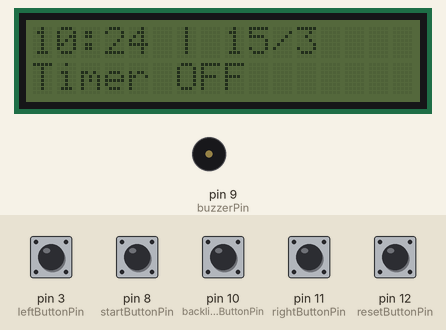
Recording of a sketch running on a simulated Arduino Uno, built with avr-gcc and run on an emulated ATmega328P. Shown: 16×2 character LCD, buzzer (waves = sounding, pin HIGH). Inputs (shaded band) come from the test bench; at power-on: pin 3 (leftButtonPin), pin 8 (startButtonPin), pin 10 (backlightButtonPin), pin 11 (rightButtonPin), pin 12 (resetButtonPin) LOW. The local clock reads 2024-03-15 10:24:30 at power-on unless the sketch sets it.

Above: at 1.2 s.
1.3 s: pin 8 (startButtonPin) pulled HIGH for 0.15 s
At 2.3 s:
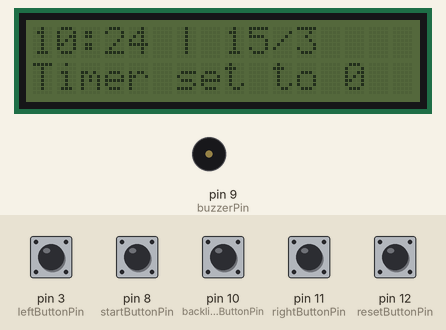
2.9 s: pin 10 (backlightButtonPin) pulled HIGH for 0.15 s
At 3.2 s:
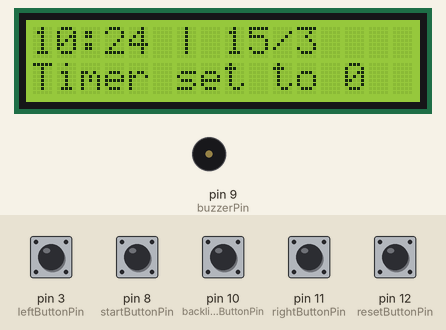
4.5 s: pin 12 (resetButtonPin) pulled HIGH for 0.15 s
At 5.7 s:
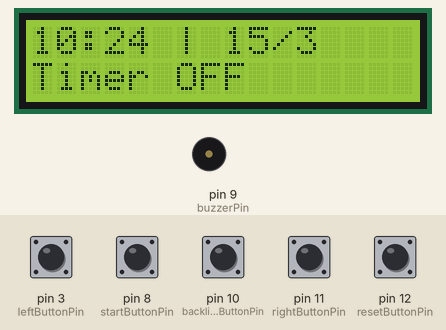
6.1 s: pin 8 (startButtonPin) pulled HIGH for 1 s
At 7.5 s:
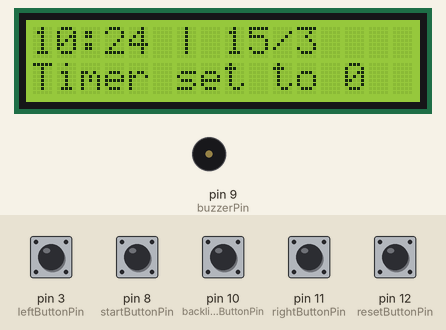
8.6 s: pin 11 (rightButtonPin) pulled HIGH for 1 s
At 10.8 s:
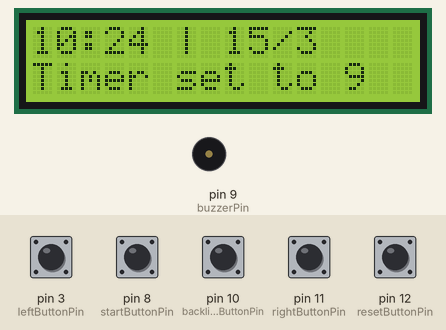
11.1 s: pin 8 (startButtonPin) pulled HIGH for 0.15 s
At 11.5 s:
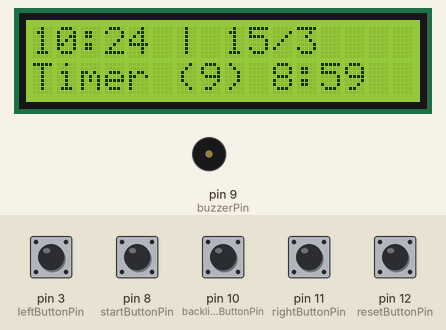
Timing chart, 0 to 14.1 s (numbered marks = the images above; inputs shaded):
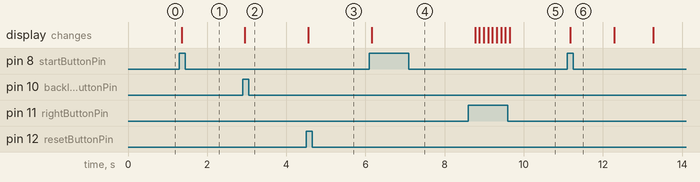

Measured:
- after the input at 1.3 s, the display: changes after 0.05 s (image 1)
- after the input at 2.9 s, the display: changes after 0.05 s (image 2)
- after the input at 4.5 s, the display: changes after 0.05 s (image 3)
- after the input at 6.1 s, the display: changes after 0.06 s (image 4)
- after the input at 8.6 s, the display: first changes after 0.17 s (image 5 shows a later state)
- after the input at 11.1 s, the display: changes after 0.07 s (image 6)

The sketch:

Timer.ino
```cpp
#include <LiquidCrystal_I2C.h>
#include <Wire.h>
#include <TimeLib.h>
#include <virtuabotixRTC.h>

//Objects:
LiquidCrystal_I2C lcd(0x27, 16, 2); //I2C pins --> SDA - AX; SCL - AX
virtuabotixRTC clockModule(5, 6, 7); //CLK, DAT, RST

//Variables:
int counter = 0;
int timerCounter;
String mode = "TIMEROFF";
int timerMin;
int timerSec;
int minRestantes;
int secRestantes;

/*
   Buttons:
*/
int startButtonPin = 8;
int startButton;
int resetButtonPin = 12;
int resetButton;
int leftButtonPin = 3;
int leftButton;
int rightButtonPin = 11;
int rightButton;
int backlightButtonPin = 10;
int backlightButton;

/*
   Buzzer:
*/
int buzzerPin = 9;

/*
   LCD
*/
int backlightStatus;
int backlightStatusOld = 1;
int backlightStatusNew;

/****************************************************/

void setup() {
  // put your setup code here, to run once:

  Serial.begin(9600);
  /*
     Buttons
  */
  pinMode(startButtonPin, INPUT);
  pinMode(resetButtonPin, INPUT);
  pinMode(leftButtonPin, INPUT);
  pinMode(rightButtonPin, INPUT);
  pinMode(buzzerPin, OUTPUT);

  /*
     Clock Module setup: clockObject.setDS1302Time(sec, min, hr, day week, day month, month, year);
  */
  //clockModule.setDS1302Time(0, 14, 22, 3, 20, 10, 2021); //Comentar despues de la primera

  /*
     LCD
  */
  lcd.init();
}

/****************************************************/

void loop() {
  // put your main code here, to run repeatedly:
  clockModule.updateTime();

  /*
     Buttons:
  */
  startButton = digitalRead(startButtonPin);
  resetButton = digitalRead(resetButtonPin);
  leftButton = digitalRead(leftButtonPin);
  rightButton = digitalRead(rightButtonPin);
  backlightButton = digitalRead(backlightButtonPin);

  /*
     Backlight toggle:
  */
  backlightStatusNew = backlightButton;
  if (backlightStatusOld == 0 and backlightStatusNew == 1) {
    if (backlightStatus == 0) {
      lcd.setBacklight(HIGH);
      backlightStatus = 1;
    }
    else {
      lcd.setBacklight(LOW);
      backlightStatus = 0;
    }
  }
  backlightStatusOld = backlightStatusNew;

  /*
     LCD prints:
  */
  //lcd.clear();
  lcd.setCursor(0, 0);
  lcd.print(clockModule.hours);
  lcd.print(":");
  lcd.print(clockModule.minutes);
  lcd.print(" | ");
  lcd.print(clockModule.dayofmonth);
  lcd.print("/");
  lcd.print(clockModule.month);
  lcd.print("  ");
  lcd.setCursor(0, 1);
  lcd.print("Timer ");

  if (startButton == 1 and timerCounter == 0) {
    lcd.setCursor(6, 1);
    lcd.print("          ");
    timerCounter = 0;
    mode = "TIMERON";
  }

  if (mode == "TIMERON") {
    lcd.setCursor(6, 1);
    lcd.print("set to ");
    lcd.print(timerCounter);
    lcd.print("     ");
    if (rightButton == 1) {
      timerCounter++;
      delay(75);
    }
    if (leftButton == 1) {
      timerCounter--;
      delay(75);
    }
    if (timerCounter <= 0) {
      timerCounter = 0;
    }
  }

  if (resetButton == 1) {
    mode = "TIMEROFF";
    timerCounter = 0;
  }
  if (mode == "TIMEROFF") {
    lcd.setCursor(6, 1);
    lcd.print("OFF       ");
  }

  //start of timer:
  if (startButton == 1 and timerCounter != 0) {
    mode = "TIMER_RUNNING";
    lcd.setCursor(6, 1);
    lcd.print("          ");
    setTime(0);
  }
  if (mode == "TIMER_RUNNING") {
    time_t t = now();
    timerMin = minute(t);
    timerSec = second(t);
    minRestantes = timerCounter - 1 - timerMin;
    secRestantes = 59 - timerSec;

    lcd.setCursor(6, 1);
    lcd.print("(");
    lcd.print(timerCounter);
    lcd.print(") ");
    lcd.print(minRestantes);
    lcd.print(":");
    lcd.print(secRestantes);
    lcd.print("    ");

    //Buzzer
    if (timerCounter == timerMin) {
        analogWrite(buzzerPin, 125);
        delay(250);
        analogWrite(buzzerPin, 0);
        delay(100);
        analogWrite(buzzerPin, 125);
        delay(250);
        analogWrite(buzzerPin, 0);
        delay(100);
        analogWrite(buzzerPin, 150);
        delay(250);
        analogWrite(buzzerPin, 0);
        delay(100);
    }
  }
}
```
